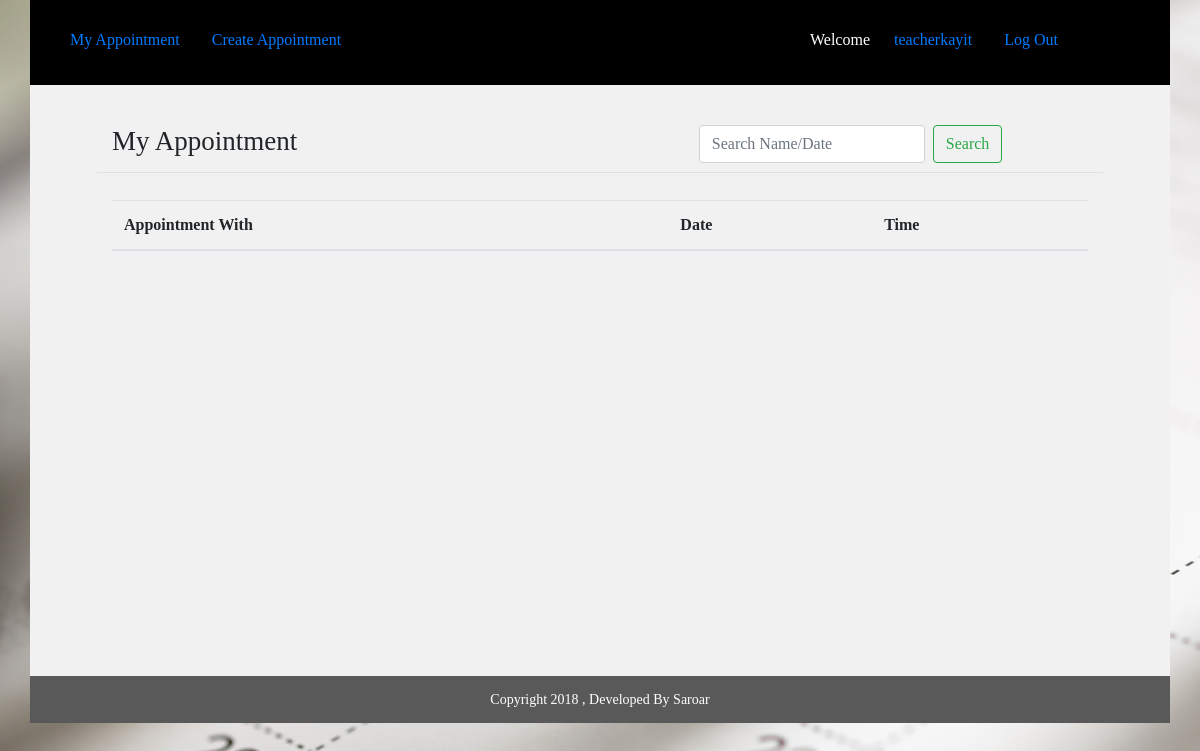
The app's page /teacher/ (signed in), older data.
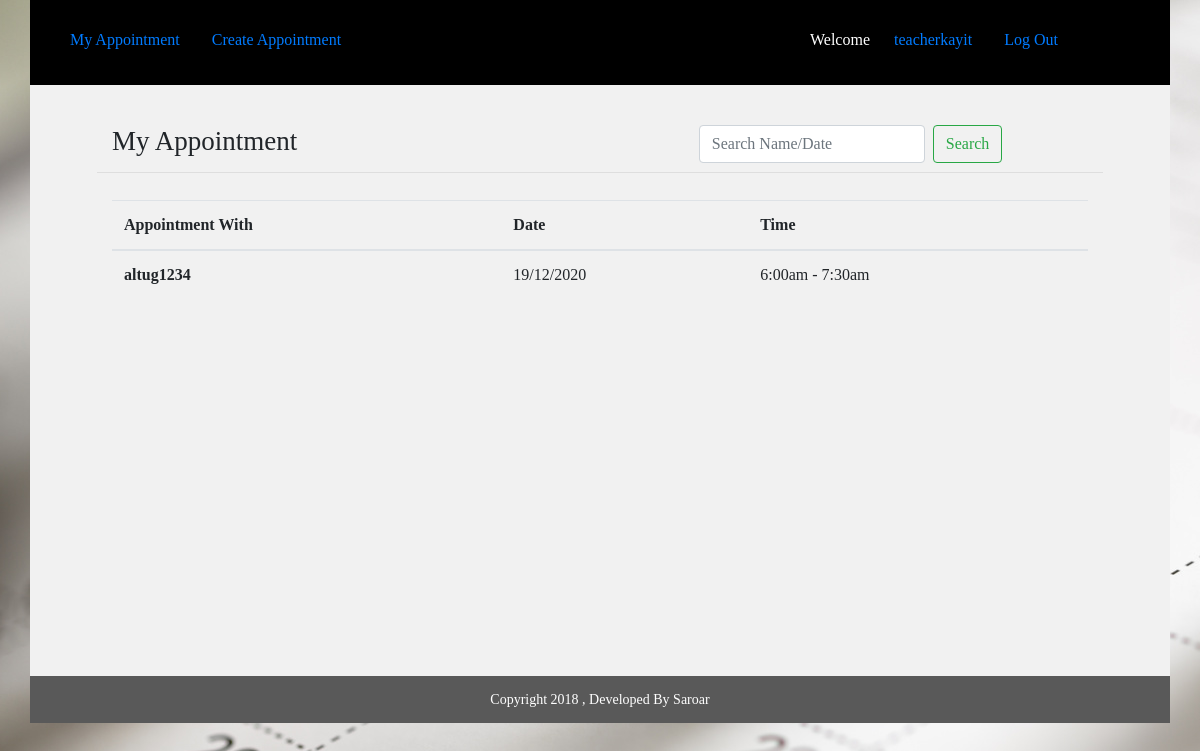
The same page, newer data.
### teacher/models.py (models this page shows, shortened)
class Appointment(models.Model):
	user=models.ForeignKey(settings.AUTH_USER_MODEL,blank=True, null=True,on_delete=models.DO_NOTHING)
	date=models.CharField(max_length=50)
	time_start=models.CharField(max_length=50)
	time_end=models.CharField(max_length=50)
	room_number=models.CharField(max_length=50)
	appointment_with=models.CharField(max_length=50,blank=True)
	update_time=models.DateField(auto_now=True, auto_now_add=False)
	frist_time=models.DateField(auto_now=False, auto_now_add=True)

### teacher/views.py (the view)
# urls.py: path('teacher/', include("teacher.urls")),
def teacher(request):#this section for my appointment
	group_name=Group.objects.all().filter(user = request.user)# get logget user grouped name
	group_name=str(group_name[0]) # convert to string
	if "Teacher" == group_name:
		user_name=request.user.get_username()#Getting Username
		appointment_list = Appointment.objects.all().order_by("-id").filter(user=request.user)
		q=request.GET.get("q")#search start
		if q:
			appointment_list=appointment_list.filter(appointment_with__icontains=q)
		else:
			appointment_list = appointment_list# search end
		appointments= {
		    "query": appointment_list,
		    "user_name":user_name
		}
		return render(request, 'teacher.html', appointments )
	else:
		return redirect('http://127.0.0.1:8000/')

### templates/teacher.html
{% extends 'common_teacher.html' %}
{% block common_teacher %}
   <div class="student">
           <div class="container">
          <div class="row min-height">
              <div class="col-sm-12">
                            <div class="row main_boder">
                                <div class="col-sm-7">
                                     <h3 class="appointmnet_list">My Appointment</h3>
                                </div>
                                <div class="col-sm-5">
                                      <form class="form-inline my-2 my-lg-0" method="GET" action="">
                                          <input class="form-control mr-sm-2" type="text" name="q" placeholder="Search Name/Date" placeholder="Search With Name" aria-label="Search">
                                          <button class="btn btn-outline-success my-2 my-sm-0" type="submit" value="Search">Search</button>
                                       </form>
                                </div>
                            </div>
                             <table class="table">
                                 <thead>
                                  <tr>
                                    <th scope="col">Appointment With</th>
                                    <th scope="col">Date</th>
                                    <th scope="col">Time</th>
                                  </tr>
                                </thead>{% for appoint in query %}
                                {% if appoint.appointment_with != '' %}
                                <tbody>
                                  <tr>
                                    <th scope="row">{{appoint.appointment_with}}</th>
                                          <td>{{appoint.date}}</td>
                                          <td>{{appoint.time_start}} - {{appoint.time_end}}</td>
                                  </tr>{% endif %}
                                </tbody>{% endfor %}
                            </table>
              </div>
          </div>
      </div>
      </div>
      <div class="footer">
           <div class="container">
          <div class="row">
              <div class="col-sm-12">
                             Copyright 2018 , Developed By Saroar
              </div>
          </div>
      </div>
      </div>
{% endblock common_teacher %}

### templates/common_teacher.html
{% extends 'common.html' %}
{% block body %}
   <div class="container ">
   	<div class="row studnet_nav">
   	             <div class="col-sm-8">
						     <ul class="nav nav-pills">
								  <li class="nav-item">
								    <a class="nav-link" href='{% url "teacher_home"%}'>My Appointment</a>
								  </li>
								  <li class="nav-item">
								    <a class="nav-link" href='{% url "teacher_appointment_list"%}'>Create Appointment</a>
								  </li>
							  </ul>
                  </div>
                 <div class="col-sm-4">
					     <ul class="nav nav-pills">
							  <li class="nav-item">
							    <p>Welcome </p>
							  </li>
							  <li class="nav-item">
							    <a class="nav-link" href="#">{{user_name}}</a>
							  </li>
							  <li class="nav-item">
							    <a class="nav-link" href='{% url "logout"%}'>Log Out</a>
							  </li>
						  </ul>
	       		 </div>
	  </div>
    </div>
    {% block common_teacher %}
    {% endblock common_teacher %}
{% endblock %}

### templates/common.html (shortened to what this page needs)
{% load static %}
<!DOCTYPE html>
<html>
<head>
	<link rel="stylesheet" href="https://stackpath.bootstrapcdn.com/bootstrap/4.1.3/css/bootstrap.min.css">
    <link rel="stylesheet" href="https://use.fontawesome.com/releases/v5.3.1/css/all.css">
    <link rel="stylesheet" type="text/css" href="{% static 'css/style.css' %}">
	<link rel="stylesheet" type="text/css" href="{% static 'date/jquery.timepicker.css' %}" />
	<link rel="stylesheet" type="text/css" href="{% static 'date/bootstrap-datepicker.css' %}"/>
</head>
<body class="login">
	    {% block body %}
	    {% endblock %}
</body>
</html>

### static/css/style.css (style rules this page uses)
.login { height: 723px; background: url(image/background.jpg); }
.row.studnet_nav { background: hsl(0, 0%, 16%); PADDING: 5PX; }
.row.studnet_nav { background: black; color: white; padding: 9px; padding-top: 20px; }
h3.appointmnet_list { padding: 19px 0px 10px 0px; font-weight: normal; font-size: 27px; }
.student .row { background: #f1f1f1; }
body { font-family: cursive;!important }
.footer .row { background: #595959; text-align: center; font-size: 14px; color: white; padding: 13px; }
li.nav-item p { padding: 8px; }
h3.appointmnet_list { padding: 19px 0px 6px 0px; margin-bottom: 27px; font-weight: normal; font-size: 27px; }
.min-height h3.appointmnet_list { padding: 0px 0px 6px 0px; margin-bottom: 9px; font-weight: normal; font-size: 27px; }
.row.min-height { background: #f1f1f1; padding: 20px 67px 36px 67px; }
.row.main_boder { margin-bottom: 27px; border-bottom: 1px solid #00000014; }
.row.min-height { background: #f1f1f1; padding: 40px 67px 36px 67px; min-height: 591px; }
.main_boder { border-bottom: 1px solid #00000014; }

Row changes from the older to the newer data that the page shows:
now on this page (row edited): Appointment: appointment_with "altug1234", date "19/12/2020", time_start "6:00am", time_end "7:30am"
